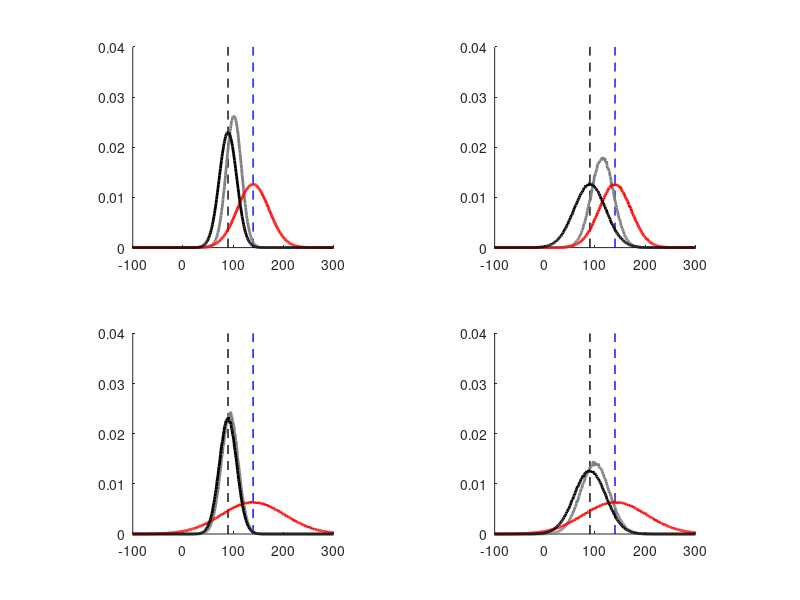

Source code (MATLAB):



function BayesInference
%BAYESIANINFERENCE Summary of this function goes here
%   Detailed explanation goes here

% Create distributions


%---------------------------------------------------------
%% Strong motion - high certainty in the prior
%---------------------------------------------------------

subplot(2,2,1)
axis square
hold all

% highly certain (or informed) prior (gaussian)
% parameters of the prior
prior.mean=140;
prior.std=sqrt(1000);
obs.nb=10000000;
% sampledir=0:360;
sampledir=-360:360;


prior.values = prior.mean + prior.std.*randn(obs.nb,1);
prior.countperdir=hist(prior.values,sampledir); % check if mistake here
%------------------------------------------------------------------------
% % REPRESENTATIONS
% ------------------------------------------------------------------------
% evaluate probabilities
prior.probaperdir=prior.countperdir/obs.nb; 

% Check if probabilities sum to 1
sum(prior.probaperdir)

% Likelihood (gaussian)
% Set parameters of the Likelihood
% mean
evidence.mean=90;
% std
evidence.std=sqrt(300);
evidence.values = evidence.mean + evidence.std.*randn(obs.nb,1);
evidence.countperdir=hist(evidence.values,sampledir);

% Evaluate probabilities
evidence.probaperdir=evidence.countperdir/obs.nb;

% Check if probabilities sum to 1
sum(evidence.probaperdir)

% ------------------------------------------------------------------------
% % OPERATIONS
% ------------------------------------------------------------------------
% posterior
% p(b/a)=p(a/b)*p(a)/p(b)
% p(b)=p(b/a=1) + p(b/a=2) +....
posterior.probaperdir=prior.probaperdir.*evidence.probaperdir/sum(prior.probaperdir.*evidence.probaperdir);

% Check if probabilities sum to 1
sum(posterior.probaperdir)

% MARKERS
% Plot prior's best estimate (mean)
plot([prior.mean prior.mean],[0 0.04],'--b',...
    'linewidth',1)
% Plot evidence's best estimate (mean)
plot([evidence.mean evidence.mean],[0 0.04],'--k',...
    'linewidth',1)

% Plot distributions
plot(sampledir,posterior.probaperdir,'color',[.5 .5 .5],...
    'linewidth',2)
plot(sampledir,prior.probaperdir,'color','r',...
    'linewidth',2)
plot(sampledir,evidence.probaperdir,'color','k',...
    'linewidth',2)
ylim([0 0.04])
xlim([-100 300]) %replace 3 by 0 here after correcting mistake

%---------------------------------------------------------
%% Strong motion - high uncertainty in the prior
%---------------------------------------------------------
subplot(2,2,3)
axis square
hold all

% prior (gaussian)
% parameters of the prior
prior.mean=140;
prior.std=sqrt(4000);
obs.nb=1000000;
% sampledir=-360:360;

prior.values = prior.mean + prior.std.*randn(obs.nb,1);
prior.countperdir=hist(prior.values,sampledir);

% evaluate probabilities
prior.probaperdir=prior.countperdir/obs.nb;

% check if equal 1
sum(prior.probaperdir)

% likelihood (gaussian)
% parameters of the evidence
evidence.mean=90;
evidence.std=sqrt(300);

evidence.values = evidence.mean + evidence.std.*randn(obs.nb,1);
evidence.countperdir=hist(evidence.values,sampledir);

% evaluate probabilities
evidence.probaperdir=evidence.countperdir/obs.nb;

% check if equal 1
sum(evidence.probaperdir)


% posterior
% p(b/a)=p(a/b)*p(a)/p(b)
% p(b)=p(b/a=1) + p(b/a=2) +....
posterior.probaperdir=prior.probaperdir.*evidence.probaperdir/sum(prior.probaperdir.*evidence.probaperdir);

% check if equal 1
sum(posterior.probaperdir)

% MARKERS
% plot prior's best estimate (mean)
plot([prior.mean prior.mean],[0 0.04],'--b',...
    'linewidth',1)
% plot evidence's best estimate (mean)
plot([evidence.mean evidence.mean],[0 0.04],'--k',...
    'linewidth',1)


% plot distributions
plot(sampledir,posterior.probaperdir,'color',[.5 .5 .5],...
    'linewidth',2)
plot(sampledir,prior.probaperdir,'color','r',...
    'linewidth',2)
plot(sampledir,evidence.probaperdir,'color','k',...
    'linewidth',2)
ylim([0 0.04])
xlim([-100 300]) %replace 3 by 0 here after correcting mistake


%---------------------------------------------------------
%% Weak motion - high certainty in the evidence
%---------------------------------------------------------
subplot(2,2,2)
axis square
hold all

% prior (gaussian)
% parameters of the prior
prior.mean=140;
prior.std=sqrt(1000);
obs.nb=1000000;
% sampledir=-360:360;

prior.values = prior.mean + prior.std.*randn(obs.nb,1);
prior.countperdir=hist(prior.values,sampledir);

% evaluate probabilities
prior.probaperdir=prior.countperdir/obs.nb;

% check if equal 1
sum(prior.probaperdir)

% likelihood (gaussian)
% parameters of the evidence
evidence.mean=90;
evidence.std=sqrt(1000);

evidence.values = evidence.mean + evidence.std.*randn(obs.nb,1);
evidence.countperdir=hist(evidence.values,sampledir);

% evaluate probabilities
evidence.probaperdir=evidence.countperdir/obs.nb;

% check if equal 1
sum(evidence.probaperdir)

% posterior
% p(b/a)=p(a/b)*p(a)/p(b)
% p(b)=p(b/a=1) + p(b/a=2) +....
posterior.probaperdir=prior.probaperdir.*evidence.probaperdir/sum(prior.probaperdir.*evidence.probaperdir);

% check if equal 1
sum(posterior.probaperdir)

% MARKERS
% plot prior's best estimate (mean)
plot([prior.mean prior.mean],[0 0.04],'--b',...
    'linewidth',1)
% plot evidence's best estimate (mean)
plot([evidence.mean evidence.mean],[0 0.04],'--k',...
    'linewidth',1)


% plot distributions
plot(sampledir,posterior.probaperdir,'color',[.5 .5 .5],...
    'linewidth',2)
plot(sampledir,prior.probaperdir,'color','r',...
    'linewidth',2)
plot(sampledir,evidence.probaperdir,'color','k',...
    'linewidth',2)
ylim([0 0.04])
xlim([-100 300]) %replace 3 by 0 here after correcting mistake
%---------------------------------------------------------
%% Weak motion - high uncertainty in the evidence
%---------------------------------------------------------
subplot(2,2,4)
axis square
hold all

% prior (gaussian)
% parameters of the prior
prior.mean=140;
prior.std=sqrt(4000);
obs.nb=1000000;
% sampledir=-360:360;
% 
prior.values = prior.mean + prior.std.*randn(obs.nb,1);
prior.countperdir=hist(prior.values,sampledir);

% evaluate probabilities
prior.probaperdir=prior.countperdir/obs.nb;

% check if equal 1
sum(prior.probaperdir)

% likelihood (gaussian)
% parameters of the prior
evidence.mean=90;
evidence.std=sqrt(1000);
obs.nb=1000000;

evidence.values = evidence.mean + evidence.std.*randn(obs.nb,1);
evidence.countperdir=hist(evidence.values,sampledir);

% evaluate probabilities
evidence.probaperdir=evidence.countperdir/obs.nb;

% check if equal 1
sum(evidence.probaperdir)

% posterior
% p(b/a)=p(a/b)*p(a)/p(b)
% p(b)=p(b/a=1) + p(b/a=2) +....
posterior.probaperdir=prior.probaperdir.*evidence.probaperdir/sum(prior.probaperdir.*evidence.probaperdir);

% check if equal 1
sum(posterior.probaperdir)

% MARKERS
% plot prior's best estimate (mean)
plot([prior.mean prior.mean],[0 0.04],'--b',...
    'linewidth',1)
% plot evidence's best estimate (mean)
plot([evidence.mean evidence.mean],[0 0.04],'--k',...
    'linewidth',1)


% plot distributions
plot(sampledir,posterior.probaperdir,'color',[.5 .5 .5],...
    'linewidth',2)
plot(sampledir,prior.probaperdir,'color','r',...
    'linewidth',2)
plot(sampledir,evidence.probaperdir,'color','k',...
    'linewidth',2)
ylim([0 0.04])
xlim([-100 300]) %replace 3 by 0 here after correcting mistake


end

